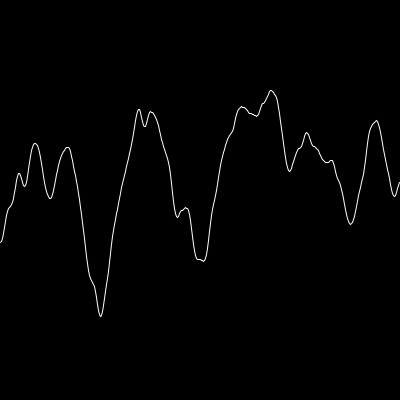
Frame 1 (no input)
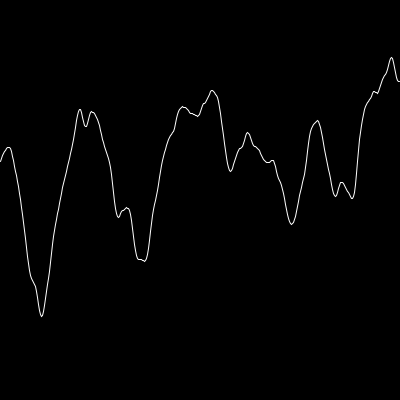
Frame 60 (the mouse pressed at the canvas centre just before this capture)
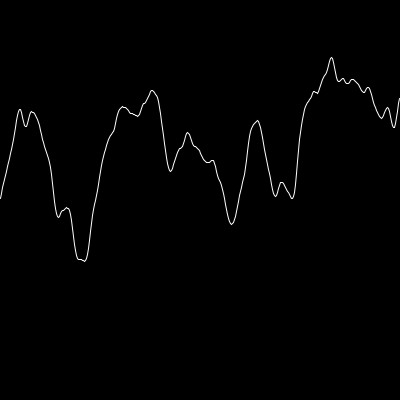
Frame 120 (the mouse held since frame 60 and released just before this capture)

The Processing sketch that drew these frames (run headless with seeded random() and noise(); from frame 60 on, the mouse is pressed at the canvas centre):

// Processing sketch: PerlinNoise
// ── PerlinNoise.pde
float start = 0.0;
float increment = .02;
void setup() {
	size(400, 400);
}

void draw() {
	background(0);
	stroke(255);
	noFill();
	beginShape();
	float xOffset = start;
	for(int i = 0; i < width; i++) {
		vertex(i, noise(xOffset) * height);
		xOffset += increment;
	}
	endShape();
	start += increment;
}
